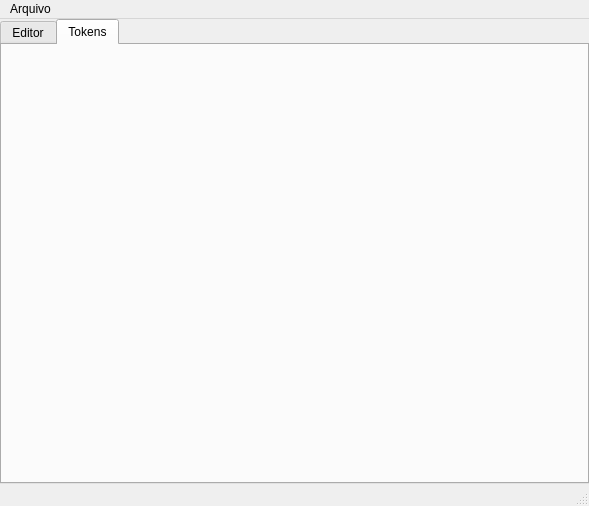
<?xml version="1.0" encoding="UTF-8"?>
<ui version="4.0">
 <class>MainWindow</class>
 <widget class="QMainWindow" name="MainWindow">
  <property name="geometry">
   <rect>
    <x>0</x>
    <y>0</y>
    <width>589</width>
    <height>506</height>
   </rect>
  </property>
  <property name="windowTitle">
   <string>Analise Léxica e Sintática</string>
  </property>
  <widget class="QWidget" name="mainWidget">
   <layout class="QVBoxLayout" name="verticalLayout">
    <property name="spacing">
     <number>0</number>
    </property>
    <property name="leftMargin">
     <number>0</number>
    </property>
    <property name="topMargin">
     <number>0</number>
    </property>
    <property name="rightMargin">
     <number>0</number>
    </property>
    <property name="bottomMargin">
     <number>0</number>
    </property>
    <item>
     <widget class="QTabWidget" name="tabWidget">
      <property name="currentIndex">
       <number>1</number>
      </property>
      <widget class="QWidget" name="tab">
       <attribute name="title">
        <string>Editor</string>
       </attribute>
      </widget>
      <widget class="QWidget" name="tab_2">
       <attribute name="title">
        <string>Tokens</string>
       </attribute>
      </widget>
     </widget>
    </item>
   </layout>
  </widget>
  <widget class="QMenuBar" name="menubar">
   <property name="geometry">
    <rect>
     <x>0</x>
     <y>0</y>
     <width>589</width>
     <height>21</height>
    </rect>
   </property>
   <widget class="QMenu" name="menuArquivo">
    <property name="title">
     <string>Arquivo</string>
    </property>
    <addaction name="actionNovo"/>
    <addaction name="actionAbrir"/>
    <addaction name="actionSalvar"/>
   </widget>
   <addaction name="menuArquivo"/>
  </widget>
  <widget class="QStatusBar" name="statusbar"/>
  <action name="actionNovo">
   <property name="text">
    <string>Novo</string>
   </property>
  </action>
  <action name="actionAbrir">
   <property name="text">
    <string>Abrir</string>
   </property>
  </action>
  <action name="actionSalvar">
   <property name="text">
    <string>Salvar</string>
   </property>
  </action>
  <action name="actionGerar_Tokens">
   <property name="text">
    <string>Análise Lexica</string>
   </property>
  </action>
  <action name="actionAnalise_Sint_tica">
   <property name="text">
    <string>Analise Sintática</string>
   </property>
  </action>
 </widget>
 <resources/>
 <connections/>
</ui>
